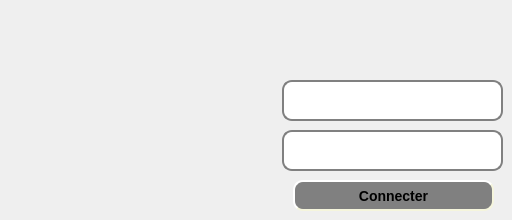
    <widget class="QWidget" name="page">
     <widget class="QLabel" name="label_pic">
      <property name="geometry">
       <rect>
        <x>50</x>
        <y>70</y>
        <width>131</width>
        <height>121</height>
       </rect>
      </property>
      <property name="text">
       <string/>
      </property>
     </widget>
     <widget class="QLineEdit" name="lineEdit_ID">
      <property name="geometry">
       <rect>
        <x>282</x>
        <y>80</y>
        <width>221</width>
        <height>41</height>
       </rect>
      </property>
      <property name="styleSheet">
       <string notr="true">QLineEdit {
    border: 2px solid gray;
    border-radius: 10px;
    padding: 0 8px;
    background: white;
    selection-background-color: darkgray;
   font: 75 10pt &quot;MS Shell Dlg 2&quot;;
}
</string>
      </property>
     </widget>
     <widget class="QLineEdit" name="lineEdit_mdp">
      <property name="geometry">
       <rect>
        <x>282</x>
        <y>130</y>
        <width>221</width>
        <height>41</height>
       </rect>
      </property>
      <property name="styleSheet">
       <string notr="true">QLineEdit {
	font: 75 10pt &quot;MS Shell Dlg 2&quot;;
    border: 2px solid gray;
    border-radius: 10px;
    padding: 0 8px;
    background: white;
    selection-background-color: darkgray;
}</string>
      </property>
      <property name="echoMode">
       <enum>QLineEdit::Password</enum>
      </property>
     </widget>
     <widget class="QPushButton" name="pushButton_seconnecter">
      <property name="geometry">
       <rect>
        <x>293</x>
        <y>180</y>
        <width>201</width>
        <height>31</height>
       </rect>
      </property>
      <property name="styleSheet">
       <string notr="true">QPushButton#pushButton_seconnecter{
background-color: grey;
    border-style: outset;
    border-width: 2px;
    border-radius: 10px;
    border-color: beige;
    font: bold 14px;
    min-width: 10em;
    padding: 6px;
}</string>
      </property>
      <property name="text">
       <string>Connecter</string>
      </property>
     </widget>
    </widget>
